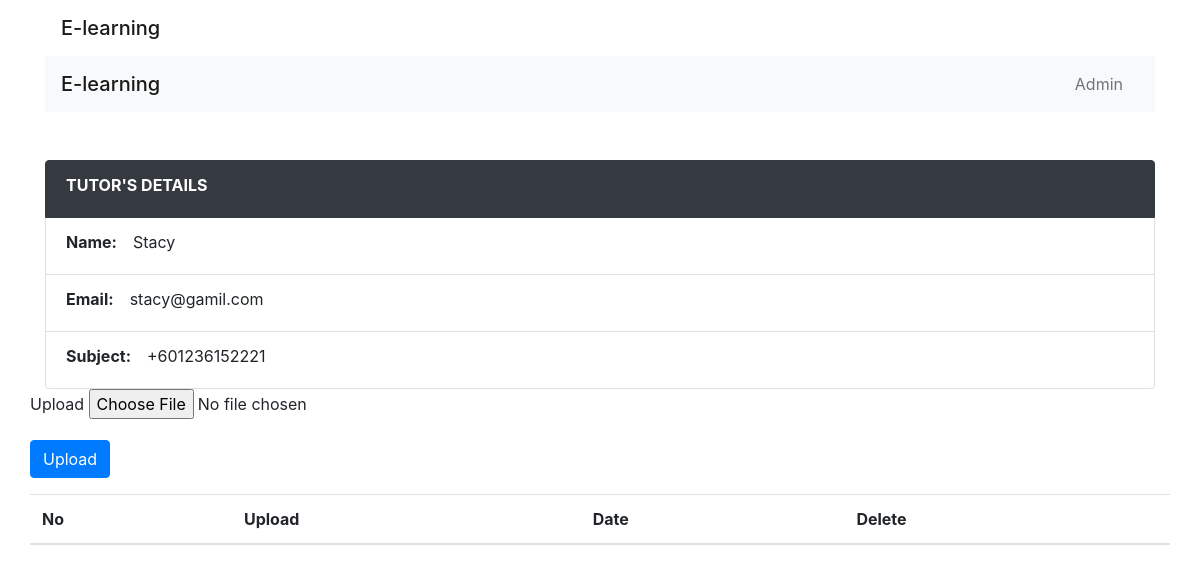
The app's page /misc/upload.php, older data.
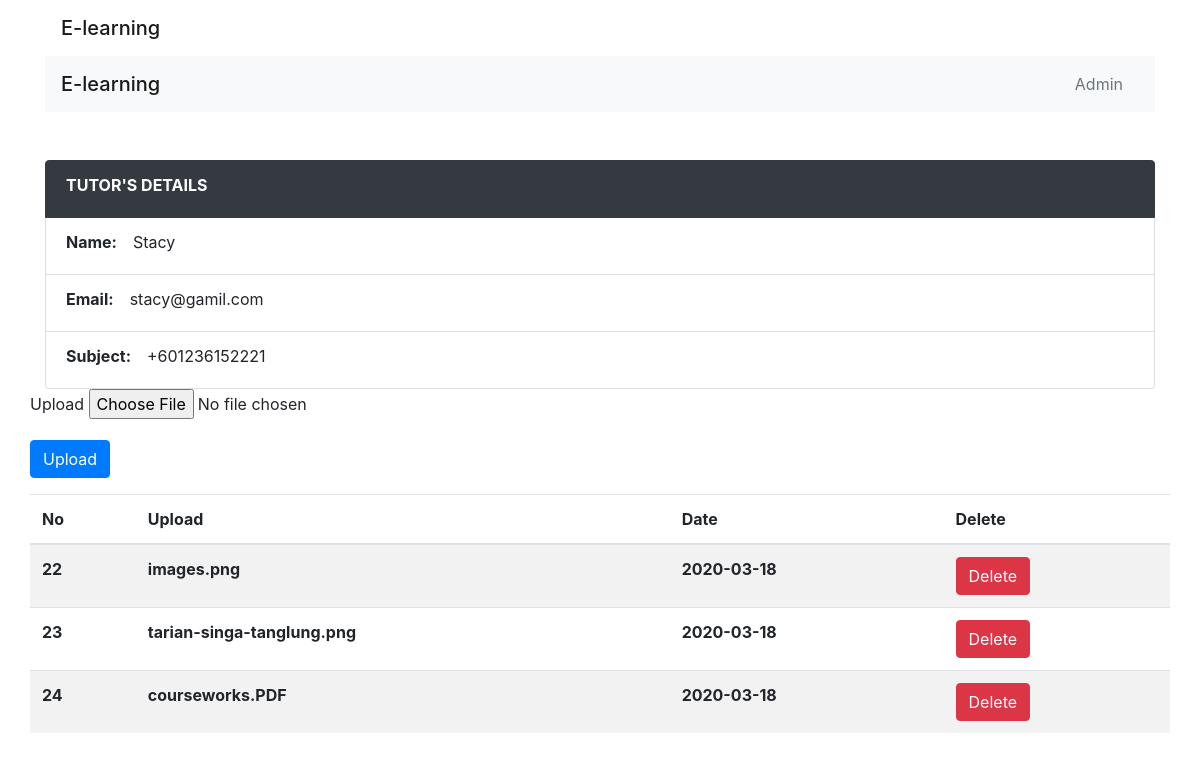
The same page, newer data.
### tables this page shows
CREATE TABLE `uploads` (
  `upload_id` int(11) NOT NULL,
  `upload` text NOT NULL,
  `date` date NOT NULL
);

### include/function.php (called while the page is built, shortened)
<?php
function query($sql) {
	global $connection;
	return mysqli_query($connection, $sql);
}
?>

### misc/upload.php (the view, shortened to what this page needs)
<?php include ('./include/database.php'); ?>
<?php include ('./include/function.php'); ?>
<?php include ('include/header.php'); ?>
 <?php include ('include/navigation.php'); ?>
  <?php include ('include/sidebar.php'); ?>
<div class="row">
<form action="" method="post" enctype="multipart/form-data">
	<div class="form-group">
		<label for="upload">Upload</label>
		<input type="file" name="upload">
	</div>
	<div class="form-group">
		<input class="btn btn-primary" type="submit" name="create_upload" value="Upload" >
	</div>
</form>
<table class="table table-striped">
  <thead>
    <tr>
      <th scope="col">No</th>
      <th scope="col">Upload</th>
      <th scope="col">Date</th>
      <th scope="col">Delete</th>
    </tr>
  </thead>
  <tbody>
<?php
$query = query("SELECT * FROM uploads");
    while($row = mysqli_fetch_assoc($query)){
    	$upload_id = $row['upload_id'];
    	$upload = $row['upload'];
    	$date = $row['date'];
    	echo "<tr>";
      	echo "<th scope='row'>$upload_id</th>";
      	echo "<th>$upload</th>";
      	echo "<th>$date</th>";
    	echo "<td><a href='upload.php?delete={$upload_id}' class='btn btn-danger' onclick='check_delete()'>Delete</a></td>";
    	echo "</tr>";
    }
?>
  </tbody>
</table>
</div>

Row changes from the older to the newer data that the page shows:
added uploads: upload_id "22", upload "images.png", date "2020-03-18"
added uploads: upload_id "23", upload "tarian-singa-tanglung.png", date "2020-03-18"
added uploads: upload_id "24", upload "courseworks.PDF", date "2020-03-18"
